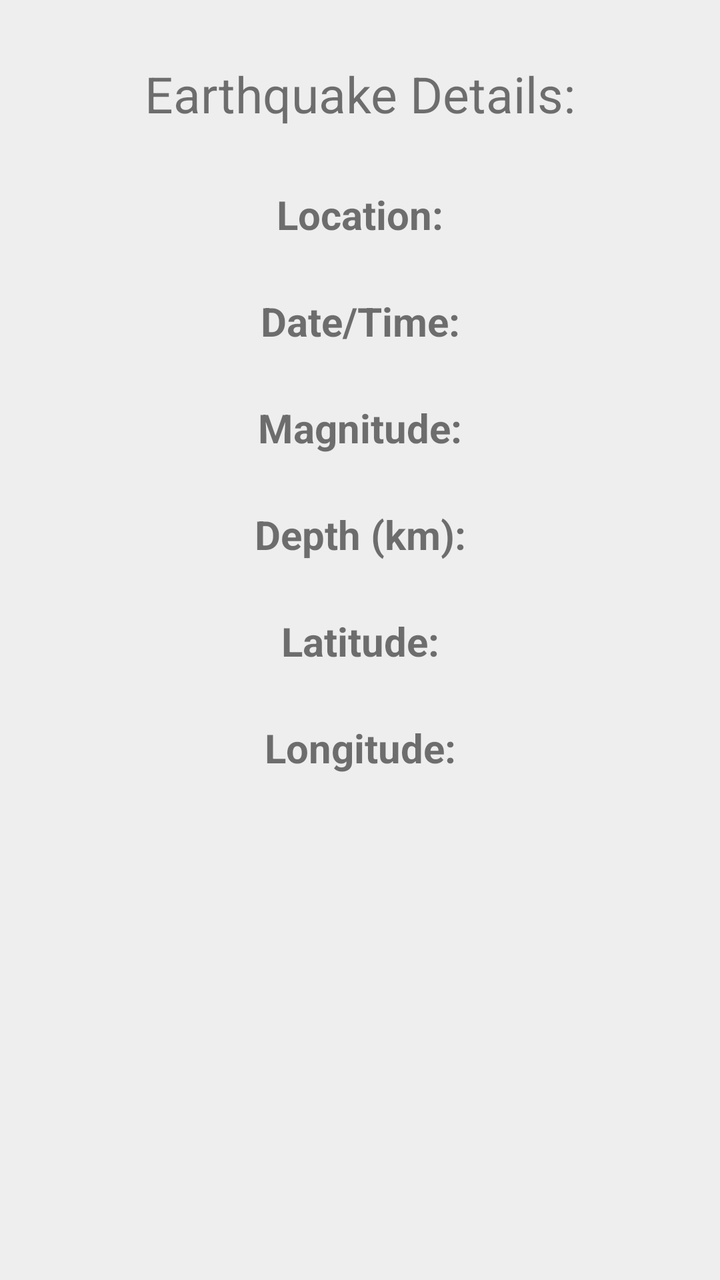
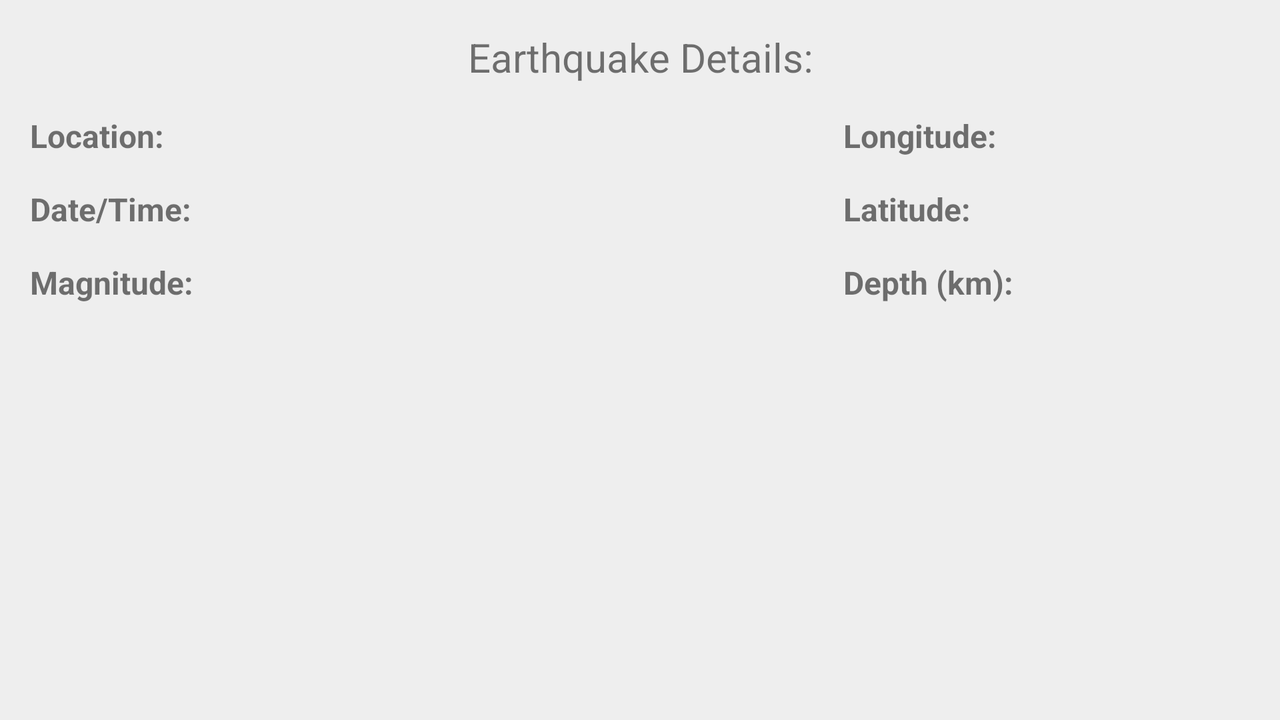

First picture: res/layout/ on a phone held upright. Second picture: the repository's own variant of that layout, on a device whose configuration matches the variant's folder. Source for both follows.
<!-- AndroidManifest.xml: application theme AppTheme -->
<!-- res/layout/fragment_earthquake_details.xml -->
<?xml version="1.0" encoding="utf-8"?>
<LinearLayout xmlns:android="http://schemas.android.com/apk/res/android"
    xmlns:tools="http://schemas.android.com/tools"
    android:layout_width="match_parent"
    android:layout_height="match_parent"
    android:orientation="vertical"
    android:background="@color/colorBackground"
    tools:context=".EarthquakeDetailsFragment" >

    <TextView
        android:id="@+id/earthquakeDetailsTitle"
        android:layout_width="match_parent"
        android:layout_height="wrap_content"
        android:gravity="center_horizontal"
        android:layout_marginTop="30dp"
        android:layout_marginBottom="20dp"
        android:text="@string/earthquake_details"
        android:textSize="25sp" />

    <TextView
        android:id="@+id/earthquakeLocationLabel"
        android:layout_width="match_parent"
        android:layout_height="wrap_content"
        android:gravity="center_horizontal"
        android:layout_marginTop="10dp"
        android:text="@string/location"
        android:textSize="20sp"
        android:textStyle="bold" />

    <TextView
        android:id="@+id/earthquakeLocation"
        android:layout_width="match_parent"
        android:layout_height="wrap_content"
        android:gravity="center_horizontal"
        android:text=""
        android:textSize="12sp" />

    <TextView
        android:id="@+id/earthquakeDateTimeLabel"
        android:layout_width="match_parent"
        android:layout_height="wrap_content"
        android:gravity="center_horizontal"
        android:layout_marginTop="10dp"
        android:text="@string/date_time"
        android:textSize="20sp"
        android:textStyle="bold" />

    <TextView
        android:id="@+id/earthquakeDateTime"
        android:layout_width="match_parent"
        android:layout_height="wrap_content"
        android:gravity="center_horizontal"
        android:text=""
        android:textSize="12sp" />

    <TextView
        android:id="@+id/earthquakeMagnitudeLabel"
        android:layout_width="match_parent"
        android:layout_height="wrap_content"
        android:gravity="center_horizontal"
        android:layout_marginTop="10dp"
        android:text="@string/magnitude"
        android:textSize="20sp"
        android:textStyle="bold" />

    <TextView
        android:id="@+id/earthquakeMagnitude"
        android:layout_width="match_parent"
        android:layout_height="wrap_content"
        android:gravity="center_horizontal"
        android:text=""
        android:textSize="12sp" />

    <TextView
        android:id="@+id/earthquakeDepthLabel"
        android:layout_width="match_parent"
        android:layout_height="wrap_content"
        android:gravity="center_horizontal"
        android:layout_marginTop="10dp"
        android:text="@string/depth_km"
        android:textSize="20sp"
        android:textStyle="bold" />

    <TextView
        android:id="@+id/earthquakeDepth"
        android:layout_width="match_parent"
        android:layout_height="wrap_content"
        android:gravity="center_horizontal"
        android:text=""
        android:textSize="12sp" />

    <TextView
        android:id="@+id/earthquakeLatitudeLabel"
        android:layout_width="match_parent"
        android:layout_height="wrap_content"
        android:gravity="center_horizontal"
        android:layout_marginTop="10dp"
        android:text="@string/latitude"
        android:textSize="20sp"
        android:textStyle="bold" />

    <TextView
        android:id="@+id/earthquakeLatitude"
        android:layout_width="match_parent"
        android:layout_height="wrap_content"
        android:gravity="center_horizontal"
        android:text=""
        android:textSize="12sp" />

    <TextView
        android:id="@+id/earthquakeLongitudeLabel"
        android:layout_width="match_parent"
        android:layout_height="wrap_content"
        android:gravity="center_horizontal"
        android:layout_marginTop="10dp"
        android:text="@string/longitude"
        android:textSize="20sp"
        android:textStyle="bold" />

    <TextView
        android:id="@+id/earthquakeLongitude"
        android:layout_width="match_parent"
        android:layout_height="wrap_content"
        android:gravity="center_horizontal"
        android:text=""
        android:textSize="12sp" />

</LinearLayout>
<!-- resources referenced by this layout -->
<resources>
  <color name="colorBackground">#eee</color>
  <string name="date_time">Date/Time:</string>
  <string name="depth_km">Depth (km):</string>
  <string name="earthquake_details">Earthquake Details:</string>
  <string name="latitude">Latitude:</string>
  <string name="location">Location:</string>
  <string name="longitude">Longitude:</string>
  <string name="magnitude">Magnitude:</string>
  <style name="AppTheme" parent="Theme.Design.Light.NoActionBar">
          
          <item name="colorPrimary">@color/colorPrimary</item>
          <item name="colorPrimaryDark">@color/colorPrimaryDark</item>
          <item name="colorAccent">@color/colorAccent</item>
      </style>
  <color name="colorPrimary">#008577</color>
  <color name="colorPrimaryDark">#00574B</color>
  <color name="colorAccent">#D81B60</color>
</resources>
<!-- res/layout-land/fragment_earthquake_details.xml (the author's variant of the layout above) -->
<!-- drawn on the phone turned sideways -->
<?xml version="1.0" encoding="utf-8"?>
<android.support.constraint.ConstraintLayout xmlns:android="http://schemas.android.com/apk/res/android"
    xmlns:tools="http://schemas.android.com/tools"
    android:layout_width="match_parent"
    android:layout_height="match_parent"
    android:background="@color/colorBackground"
    xmlns:app="http://schemas.android.com/apk/res-auto"
    android:orientation="horizontal">

    <TextView
        android:id="@+id/earthquakeDetailsTitle"
        android:layout_width="match_parent"
        android:layout_height="wrap_content"
        android:layout_marginTop="15dp"
        android:gravity="center_horizontal"
        android:paddingBottom="15dp"
        android:text="@string/earthquake_details"
        android:textSize="20sp"
        app:layout_constraintTop_toTopOf="parent" />

    <LinearLayout
        android:layout_width="0dp"
        android:layout_height="0dp"
        android:orientation="horizontal"
        android:paddingStart="15dp"
        android:paddingEnd="15dp"
        app:layout_constraintBottom_toBottomOf="parent"
        app:layout_constraintLeft_toLeftOf="parent"
        app:layout_constraintRight_toRightOf="parent"
        app:layout_constraintTop_toBottomOf="@id/earthquakeDetailsTitle"
        android:baselineAligned="false">

        <LinearLayout
            android:layout_width="0dp"
            android:layout_height="match_parent"
            android:layout_weight="2"
            android:orientation="vertical">

            <LinearLayout
                android:layout_width="match_parent"
                android:layout_height="wrap_content"
                android:orientation="horizontal"
                android:paddingBottom="15dp">

                <TextView
                    android:id="@+id/earthquakeLocationLabel"
                    android:layout_width="match_parent"
                    android:layout_height="wrap_content"
                    android:layout_weight="2"
                    android:text="@string/location"
                    android:textSize="16sp"
                    android:textStyle="bold" />

                <TextView
                    android:id="@+id/earthquakeLocation"
                    android:layout_width="match_parent"
                    android:layout_height="wrap_content"
                    android:layout_weight="1"
                    android:text=""
                    android:textSize="12sp" />
            </LinearLayout>

            <LinearLayout
                android:layout_width="match_parent"
                android:layout_height="wrap_content"
                android:orientation="horizontal"
                android:paddingBottom="15dp">

                <TextView
                    android:id="@+id/earthquakeDateTimeLabel"
                    android:layout_width="match_parent"
                    android:layout_height="wrap_content"
                    android:layout_weight="2"
                    android:text="@string/date_time"
                    android:textSize="16sp"
                    android:textStyle="bold" />

                <TextView
                    android:id="@+id/earthquakeDateTime"
                    android:layout_width="match_parent"
                    android:layout_height="wrap_content"
                    android:layout_weight="1"
                    android:text=""
                    android:textSize="12sp" />
            </LinearLayout>

            <LinearLayout
                android:layout_width="match_parent"
                android:layout_height="wrap_content"
                android:orientation="horizontal"
                android:paddingBottom="15dp">

                <TextView
                    android:id="@+id/earthquakeMagnitudeLabel"
                    android:layout_width="match_parent"
                    android:layout_height="wrap_content"
                    android:layout_weight="2"
                    android:text="@string/magnitude"
                    android:textSize="16sp"
                    android:textStyle="bold" />

                <TextView
                    android:id="@+id/earthquakeMagnitude"
                    android:layout_width="match_parent"
                    android:layout_height="wrap_content"
                    android:layout_weight="1"
                    android:text=""
                    android:textSize="12sp" />
            </LinearLayout>

        </LinearLayout>

        <LinearLayout
            android:layout_width="0dp"
            android:layout_height="match_parent"
            android:layout_weight="1"
            android:orientation="vertical">

            <LinearLayout
                android:layout_width="match_parent"
                android:layout_height="wrap_content"
                android:orientation="horizontal"
                android:paddingBottom="15dp">

                <TextView
                    android:id="@+id/earthquakeLongitudeLabel"
                    android:layout_width="match_parent"
                    android:layout_height="wrap_content"
                    android:layout_weight="1"
                    android:text="@string/longitude"
                    android:textSize="16sp"
                    android:textStyle="bold" />

                <TextView
                    android:id="@+id/earthquakeLongitude"
                    android:layout_width="match_parent"
                    android:layout_height="wrap_content"
                    android:layout_weight="2"
                    android:text=""
                    android:textSize="12sp" />
            </LinearLayout>

            <LinearLayout
                android:layout_width="match_parent"
                android:layout_height="wrap_content"
                android:orientation="horizontal"
                android:paddingBottom="15dp">

                <TextView
                    android:id="@+id/earthquakeLatitudeLabel"
                    android:layout_width="match_parent"
                    android:layout_height="wrap_content"
                    android:layout_weight="1"
                    android:text="@string/latitude"
                    android:textSize="16sp"
                    android:textStyle="bold" />

                <TextView
                    android:id="@+id/earthquakeLatitude"
                    android:layout_width="match_parent"
                    android:layout_height="wrap_content"
                    android:layout_weight="2"
                    android:text=""
                    android:textSize="12sp" />
            </LinearLayout>

            <LinearLayout
                android:layout_width="match_parent"
                android:layout_height="wrap_content"
                android:orientation="horizontal"
                android:paddingBottom="15dp">

                <TextView
                    android:id="@+id/earthquakeDepthLabel"
                    android:layout_width="match_parent"
                    android:layout_height="wrap_content"
                    android:layout_weight="1"
                    android:text="@string/depth_km"
                    android:textSize="16sp"
                    android:textStyle="bold" />

                <TextView
                    android:id="@+id/earthquakeDepth"
                    android:layout_width="match_parent"
                    android:layout_height="wrap_content"
                    android:layout_weight="2"
                    android:text=""
                    android:textSize="12sp" />
            </LinearLayout>
        </LinearLayout>
    </LinearLayout>

</android.support.constraint.ConstraintLayout>
